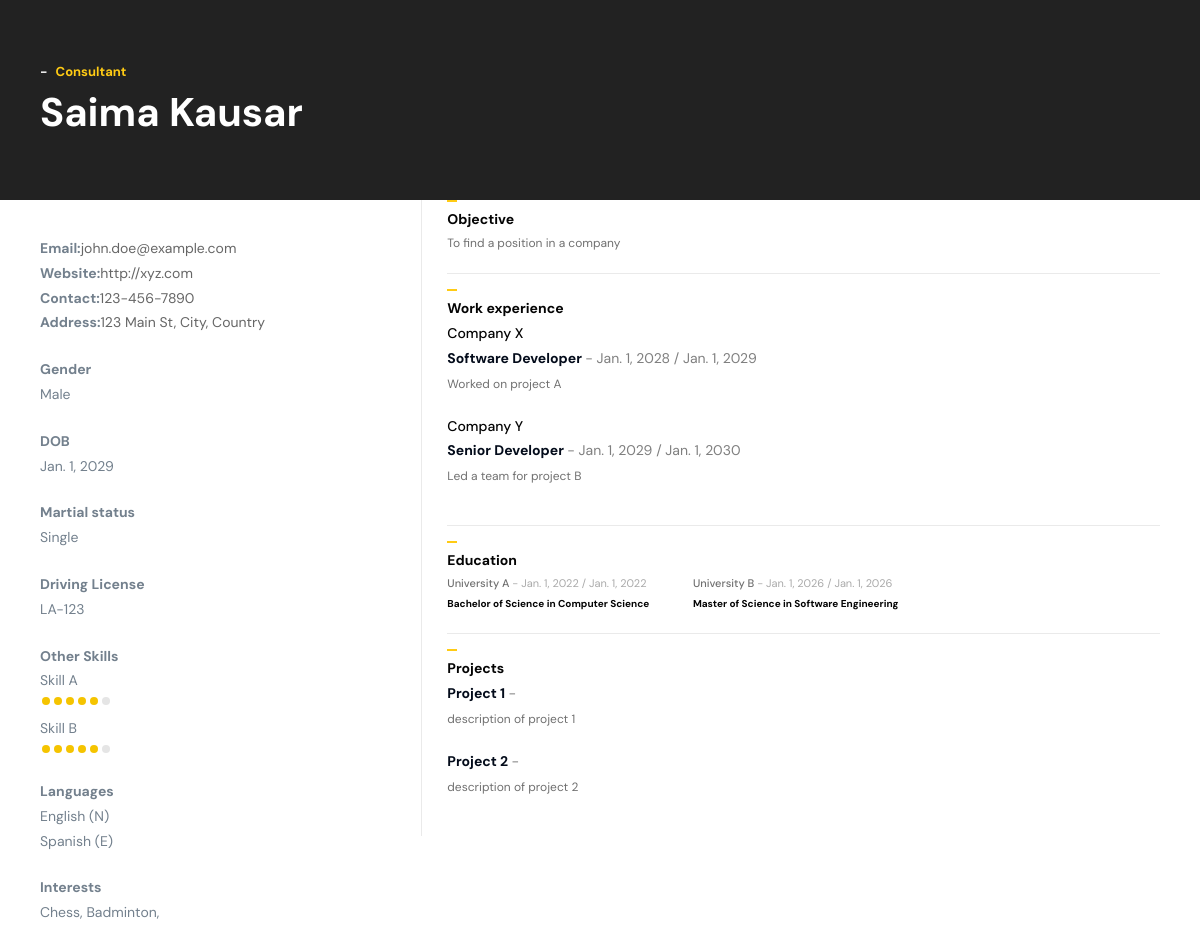
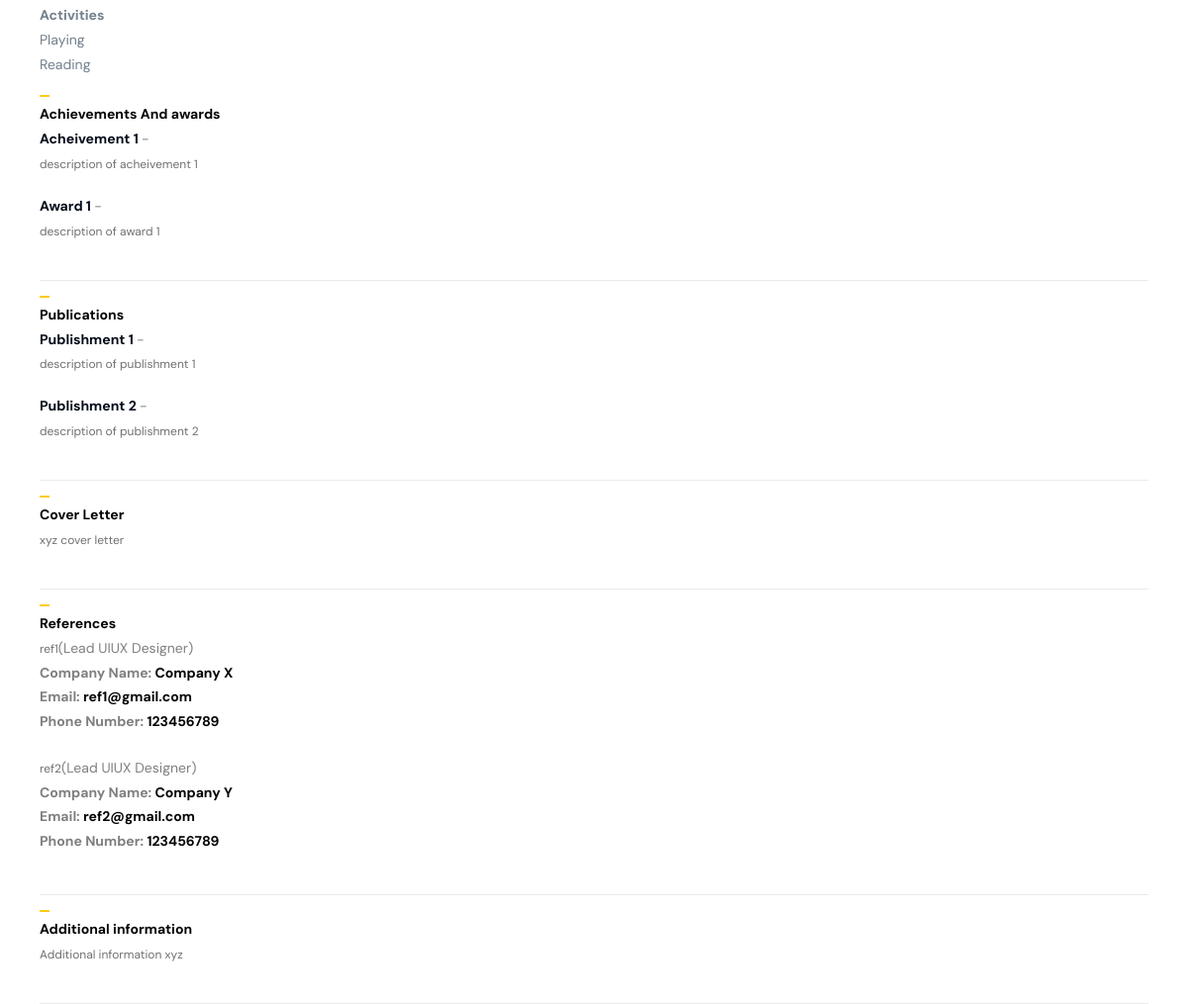
Page /cv6/8/ on the committed database (2 pictures, top to bottom).
### api/models.py (models this page shows, shortened)
class BasicInformation(models.Model):
    GENDER_CHOICES = [
        ('Male', 'Male'),
        ('Female', 'Female'),
    ]
    MARITAL_STATUS_CHOICES = [
        ('Single', 'Single'),
        ('Married', 'Married'),
    ]
    user = models.OneToOneField(User, on_delete=models.CASCADE)
    first_name = models.CharField(max_length=255)
    last_name = models.CharField(max_length=255)
    image = models.ImageField(upload_to='images/', blank=True, null=True)
    designation = models.CharField(max_length=255, null=True, blank=True)
    cv_email = models.EmailField()
    phone = models.CharField(max_length=20)
    address = models.TextField(null=True, blank=True)
    industry_knowledge = models.ManyToManyField('IndustryKnowledge', blank=True)
    tools = models.ManyToManyField('Tool', blank=True)
    other_skills = models.ManyToManyField('OtherSkill', blank=True)
    languages = models.ManyToManyField('Language', blank=True)
    social = models.JSONField(default=dict, blank=True, null=True)
    educations = models.ManyToManyField('Education', blank=True)
    experiences = models.ManyToManyField('Experience', blank=True)
    objective = models.CharField(max_length=1000, null=True, blank=True)
    projects = models.ManyToManyField('Project', blank=True)
    gender = models.CharField(max_length=10, choices=GENDER_CHOICES, null=True, blank=True)
    date_of_birth = models.DateField(null=True, blank=True)
    marital_status = models.CharField(max_length=10, choices=MARITAL_STATUS_CHOICES, null=True, blank=True)
    driving_license = models.CharField(max_length=20, null=True, blank=True)
    interests = models.ManyToManyField('Interest', blank=True)
    activities = models.ManyToManyField('Activity', blank=True)
    website = models.URLField(blank=True, null=True)
    achievements_and_awards = models.ManyToManyField('AchievementAndAward', blank=True)
    publications = models.ManyToManyField('Publication', blank=True)
    cover_letter = models.TextField(null=True, blank=True)
    references = models.ManyToManyField('Reference', blank=True)
    additional_info = models.TextField(null=True, blank=True)
    template = models.ManyToManyField(Template)

class OtherSkill(models.Model):
    name = models.CharField(max_length=255, null=True, blank=True)
    rating = models.PositiveIntegerField(choices=[(i, str(i)) for i in range(1, 5)], null=True, blank=True)

class Language(models.Model):
    name = models.CharField(max_length=255,null=True, blank=True)
    proficiency_choices = [
        ('E', 'Elementary'),
        ('L', 'Limited Working'),
        ('C', 'Conversational'),
        ('F', 'Fluent'),
        ('N', 'Native'),
    ]
    proficiency = models.CharField(max_length=1, choices=proficiency_choices,null=True, blank=True)

class Interest(models.Model):
    name = models.CharField(max_length=255, null=True, blank=True)

class Activity(models.Model):
    name = models.CharField(max_length=255,null=True, blank=True)

class Experience(models.Model):
    designation = models.CharField(max_length=255, null=True, blank=True)
    company_name = models.CharField(max_length=255, null=True, blank=True)
    start_at = models.DateField(null=True, blank=True)
    end_at = models.DateField(null=True, blank=True)
    description = models.TextField(null=True, blank=True)
    location = models.TextField(null=True, blank=True)

class Education(models.Model):
    name = models.CharField(max_length=255, null=True, blank=True)
    school = models.CharField(max_length=255, null=True, blank=True)
    icon = models.ImageField(default=None, blank=True, null=True)
    location = models.TextField(null=True, blank=True)
    start_at = models.DateField(null=True, blank=True)
    end_at = models.DateField(null=True, blank=True)

class Project(models.Model):
    title = models.CharField(max_length=255, null=True, blank=True)
    description = models.TextField(null=True, blank=True)

class AchievementAndAward(models.Model):
    name = models.CharField(max_length=255, null=True, blank=True)
    description = models.TextField(null=True, blank=True)

class Publication(models.Model):
    name = models.CharField(max_length=255, null=True, blank=True)
    description = models.TextField(null=True, blank=True)

class Reference(models.Model):
    name = models.CharField(max_length=255, null=True, blank=True)
    designation = models.CharField(max_length=255, null=True, blank=True)
    company_name = models.CharField(max_length=255, null=True, blank=True)
    email = models.EmailField(null=True, blank=True)
    phone = models.CharField(max_length=20, null=True, blank=True)

### web/views.py (the view)
# urls.py: path('cv6/<int:cv_id>/', cv_detail_6, name='cv_detail_6'),
def cv_detail_6(request, cv_id):
    cv = BasicInformation.objects.get(pk=cv_id)
    return render(request, 'template6.html', context={'cv': cv})

### web/templates/template6.html (shortened to what this page needs)
{% load static %}
<!DOCTYPE html>
<html lang="en">
<head>
    <link href="https://cdn.jsdelivr.net/npm/bootstrap@5.0.2/dist/css/bootstrap.min.css" rel="stylesheet"
>
</head>
<body>
<div>
    <div class="header_div">
        <div class="container-fluid" style="padding: 0px 40px">
            <div class="row">
                <div class="col-12" style="height: 200px; display: flex;align-items: center">
                    <div>
                        <h6><span>-</span> {{ cv.designation }}</h6>
                        <h5>{{ cv.first_name }} {{ cv.last_name }}</h5>
                    </div>
                </div>
            </div>
        </div>
    </div>
    <div class="container-fluid">
        <div class="row email_div">
            <div class="col-4">
                <div style="margin-top: 40px">
                    <h6><span>Email:</span>{{ cv.cv_email }}</h6>
                    <h6><span>Website:</span>{{ cv.website }}</h6>
                    <h6><span>Contact:</span>{{ cv.phone }}</h6>
                    <h6><span>Address:</span>{{ cv.address }}</h6>
                </div>
                <div style="margin-top: 30px">
                    <h5>Gender</h5>
                    <h4>{{ cv.gender }}</h4>
                </div>
                <div style="margin-top: 30px">
                    <h5>DOB </h5>
                    <h4>{{ cv.date_of_birth }}</h4>
                </div>
                <div style="margin-top: 30px">
                    <h5>Martial status</h5>
                    <h4>{{ cv.marital_status }}</h4>
                </div>
                <div style="margin-top: 30px">
                    <h5>Driving License </h5>
                    <h4>{{ cv.driving_license }}</h4>
                </div>
                <div style="margin-top: 30px">
                    <h5>Other Skills </h5>
                    {% for skill in cv.other_skills.all %}
                        <div>
                            <div style="width: 100px">
                                <h2 class="left_data">{{ skill.name }}</h2>
                            </div>
                            <div style="width: 300px; margin-bottom: 15px">
                                <ul class="rating">
                                    <li class="active"></li>
                                    <li class="active"></li>
                                    <li class="active"></li>
                                    <li class="active"></li>
                                    <li class="active"></li>
                                    <li></li>
                                </ul>
                            </div>
                        </div>
                    {% endfor %}
                </div>
                <div style="margin-top: 30px">
                    <h5>Languages </h5>
                    {% for lang in cv.languages.all %}
                        <h4>{{ lang.name }} ({{ lang.proficiency }})</h4>
                    {% endfor %}
                </div>
                <div style="margin-top: 30px">
                    <h5>Interests </h5>
                    <h4>
                        {% for interest in cv.interests.all %}
                            {{ interest.name }}{% if not loop.last %}, {% endif %}
                        {% endfor %}
                    </h4>
                </div>
                <div style="margin-top: 30px">
                    <h5>Activities </h5>
                    {% for activity in cv.activities.all %}
                        <h4>{{ activity.name }}</h4>
                    {% endfor %}
                </div>
            </div>
            <div class="col-8">
                <div style="border-left: 1px solid #EAEAEA;padding-left: 25px">
                    <div style="height: 2px; width: 10px; background: #FFCB14;"></div>
                    <div class="objective_div">
                        <h6>Objective</h6>
                        <h5>{{ cv.objective }} </h5>
                    </div>
                    <div style="height: 2px; width: 10px; background: #FFCB14;margin-top: 15px"></div>
                    <div class="objective_div">
                        <h6>Work experience</h6>
                        {% for experience in cv.experiences.all %}
                            <div style="margin-bottom: 25px">
                                <h4>{{ experience.company_name }}</h4>
                                <h3>{{ experience.designation }}
                                    <span>- {{ experience.start_at }}  / {{ experience.end_at }}</span></h3>
                                <p>{{ experience.description }} </p>
                            </div>
                        {% endfor %}
                    </div>
                    <div style="height: 2px; width: 10px; background: #FFCB14;margin-top: 15px"></div>
                    <div class="objective_div">
                        <h6>Education</h6>
                        <div class="row">
                            {% for edu in cv.educations.all %}
                                <div class="col-4">
                                    <h2>{{ edu.school }} <span> - {{ edu.start_at }} / {{ edu.start_at }}</span></h2>
                                    <h1>{{ edu.name }}</h1>
                                </div>
                            {% endfor %}
                        </div>
                    </div>
                    <div style="height: 2px; width: 10px; background: #FFCB14;margin-top: 15px"></div>
                    <div class="objective_div" style="border: none!important">
                        <h6>Projects</h6>
                        {% for project in cv.projects.all %}
                            <div style="margin-bottom: 25px">
                                <h3>{{ project.title }} <span>-</span></h3>
                                <p>{{ project.description }} </p>
                            </div>
                        {% endfor %}
                    </div>
                </div>
            </div>
        </div>
        <div style="height: 2px; width: 10px; background: #FFCB14;margin-top: 15px"></div>
        <div class="objective_div" style="">
            <h6>Achievements And awards</h6>
            {% for achieve in cv.achievements_and_awards.all %}
                <div style="margin-bottom: 25px">
                    <h3>{{ achieve.name }} <span>-</span></h3>
                    <p>{{ achieve.description }} </p>
                </div>
            {% endfor %}
        </div>
        <div style="height: 2px; width: 10px; background: #FFCB14;margin-top: 15px"></div>
        <div class="objective_div" style="">
            <h6>Publications</h6>
            {% for public in cv.publications.all %}
                <div style="margin-bottom: 25px">
                    <h3>{{ public.name }} <span>-</span></h3>
                    <p>{{ public.description }} </p>
                </div>
            {% endfor %}
        </div>
        <div style="height: 2px; width: 10px; background: #FFCB14;margin-top: 15px"></div>
        <div class="objective_div" style="">
            <h6>Cover Letter</h6>
            <div style="margin-bottom: 25px">
                <p>{{ cv.cover_letter }}
                </p>
            </div>
        </div>
        <div style="height: 2px; width: 10px; background: #FFCB14;margin-top: 15px"></div>
        <div class="objective_div" style="">
            <h6>References</h6>
            <div style="margin-bottom: 25px">
                {% for refer in cv.references.all %}
                    <div class="experience_div" style="margin-bottom: 30px">
                        <h5 class="experience_desgnation">{{ refer.name }}<span
                                style="font-weight: 400">(Lead UIUX Designer)</span></h5>
                        <h6 class="experience_company"><span style="font-weight: 700">Company Name:</span> {{ refer.company_name }}
                        </h6>
                        <h6 class="experience_company"><span style="font-weight: 700">Email:</span> {{ refer.email }}
                        </h6>
                        <h6 class="experience_company"><span style="font-weight: 700">Phone Number:</span> {{ refer.phone }}
                        </h6>
                    </div>
                {% endfor %}
            </div>
        </div>
        <div style="height: 2px; width: 10px; background: #FFCB14;margin-top: 15px"></div>
        <div class="objective_div" style="">
            <h6>Additional information</h6>
            <div style="margin-bottom: 25px">
                <p>{{ cv.additional_info }}
                </p>
            </div>
        </div>
    </div>
</div>
</body>
</html>

### web/templates/template6.html (style rules this page uses)
body { font-family: 'DM Sans', sans-serif; }
.container-fluid { padding: 0px 40px; }
.header_div { padding: 0px; background: #222222; height: 200px; }
.header_div span { color: #FFFFFF; margin-right: 5px; }
.header_div h6 { color: #FFCB14; font-size: 13px; font-weight: 700; }
.header_div h5 { color: #FFFFFF; font-size: 40px; font-weight: 700; margin-bottom: 0px; }
.email_div h6 { color: #666666; font-size: 14px; font-weight: 400; }
.email_div span { color: #73808D; font-size: 14px; font-weight: 700; }
.email_div h5 { color: #73808D; font-weight: 700; font-size: 14px; }
.email_div h4 { color: #73808D; font-weight: 400; font-size: 14px; }
.left_data { font-weight: 400; font-size: 14px; color: #73808D; }
.rating { display: flex; margin: 0px; padding: 0px; }
.rating li { list-style: none; height: 8px; width: 8px; background: #E5E5E5; border-radius: 50px; margin: 0px 2px; }
.active { background: #F5C400 !important; }
.objective_div { padding-top: 9px; padding-bottom: 15px; border-bottom: 1px solid #EAEAEA }
.objective_div h6 { color: #040404; font-weight: 700; font-size: 14px; }
.objective_div h5 { color: #707070; font-weight: 400; font-size: 12px; }
.objective_div h4 { color: #040404; font-weight: 500; font-size: 14px; }
.objective_div h3 { color: #030B1A; font-weight: 700; font-size: 14px; }
.objective_div span { color: #707070E5; font-weight: 400; font-size: 14px; }
.objective_div p { color: #707070; font-weight: 400; font-size: 12px; }
.objective_div h2 { color: #707070; font-weight: 500; font-size: 11px; }
.objective_div h2 span { color: #70707099; font-weight: 400; font-size: 11px; }
.objective_div h1 { color: #040404; font-weight: 700; font-size: 10px; }

### rows in the picture
BasicInformation: designation "Consultant", first_name "Saima", last_name "Kausar", cv_email "john.doe@example.com", website "http://xyz.com", phone "123-456-7890", address "123 Main St, City, Country", gender "Male", date_of_birth "Jan. 1, 2029", marital_status "Single", driving_license "LA-123", objective "To find a position in a company", cover_letter "xyz cover letter", additional_info "Additional information xyz"
OtherSkill: name "Skill A"
OtherSkill: name "Skill B"
Language: name "English", proficiency "N"
Language: name "Spanish", proficiency "E"
Interest: name "Chess"
Interest: name "Badminton"
Activity: name "Playing"
Activity: name "Reading"
Experience: company_name "Company X", designation "Software Developer", start_at "Jan. 1, 2028", end_at "Jan. 1, 2029", description "Worked on project A"
Experience: company_name "Company Y", designation "Senior Developer", start_at "Jan. 1, 2029", end_at "Jan. 1, 2030", description "Led a team for project B"
Education: school "University A", start_at "Jan. 1, 2022", name "Bachelor of Science in Computer Science"
Education: school "University B", start_at "Jan. 1, 2026", name "Master of Science in Software Engineering"
Project: title "Project 1", description "description of project 1"
Project: title "Project 2", description "description of project 2"
AchievementAndAward: name "Acheivement 1", description "description of acheivement 1"
AchievementAndAward: name "Award 1", description "description of award 1"
Publication: name "Publishment 1", description "description of publishment 1"
Publication: name "Publishment 2", description "description of publishment 2"
Reference: name "ref1", company_name "Company X", email "ref1@gmail.com", phone "123456789"
Reference: name "ref2", company_name "Company Y", email "ref2@gmail.com", phone "123456789"
